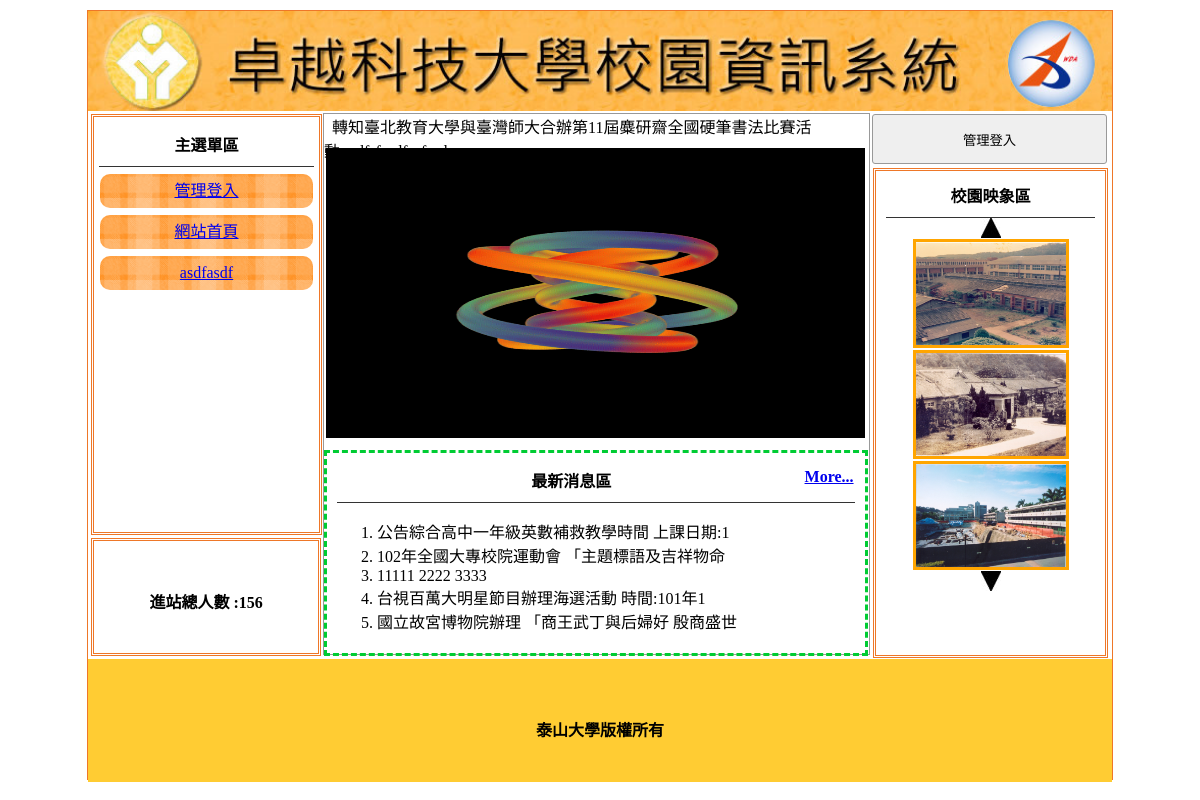
The page / on the database its author committed.
### tables this page shows
CREATE TABLE `title` (
  `id` int(10) UNSIGNED NOT NULL,
  `img` text NOT NULL,
  `text` text NOT NULL,
  `sh` int(1) NOT NULL
);

CREATE TABLE `menu` (
  `id` int(10) UNSIGNED NOT NULL,
  `href` text NOT NULL,
  `text` text NOT NULL,
  `sh` int(1) NOT NULL,
  `main_id` int(10) UNSIGNED NOT NULL
);

CREATE TABLE `total` (
  `id` int(10) UNSIGNED NOT NULL,
  `total` int(11) NOT NULL
);

CREATE TABLE `ad` (
  `id` int(10) UNSIGNED NOT NULL,
  `text` text NOT NULL,
  `sh` int(1) NOT NULL
);

CREATE TABLE `news` (
  `id` int(10) UNSIGNED NOT NULL,
  `text` text NOT NULL,
  `sh` int(1) NOT NULL
);

CREATE TABLE `image` (
  `id` int(10) UNSIGNED NOT NULL,
  `img` text NOT NULL,
  `sh` int(1) NOT NULL
);

CREATE TABLE `bottom` (
  `id` int(10) UNSIGNED NOT NULL,
  `bottom` text NOT NULL
);

### api/db.php (called while the page is built, shortened)
<?php
class DB{
    protected $dsn="mysql:host=localhost;charset=utf8;dbname=db21";
    protected $pdo;
    protected $table;
    function __construct($table){
        $this->table=$table;
        $this->pdo=new PDO($this->dsn,'root','');
    }
    function all(...$arg){
        $sql="SELECT * FROM $this->table ";
        if(isset($arg[0])){
            if(is_array($arg[0])){
                $tmp=$this->a2s($arg[0]);
                $sql .= " WHERE ".join(" AND ",$tmp);
            }else{
                $sql .= $arg[0];
            }
        }
        if(isset($arg[1])){
            $sql .= $arg[1];
        }
        return $this->pdo->query($sql)->fetchAll(PDO::FETCH_ASSOC);
    }
    function count(...$arg){
        $sql="SELECT count(*) FROM $this->table ";
        if(isset($arg[0])){
            if(is_array($arg[0])){
                $tmp=$this->a2s($arg[0]);
                $sql .= " WHERE ".join(" AND ",$tmp);
            }else{
                $sql .= $arg[0];
            }
        }
        return $this->pdo->query($sql)->fetchColumn();
    }
    function find($arg){
        $sql="SELECT * FROM $this->table ";
        if(is_array($arg)){
            $tmp=$this->a2s($arg);
            $sql .= " WHERE ".join(" AND ",$tmp);
        }else{
            $sql .= " WHERE `id`='$arg'";
        }
        return $this->pdo->query($sql)->fetch(PDO::FETCH_ASSOC);
    }
protected function a2s($array){
    $tmp=[];
    foreach($array as $key => $val){
        $tmp[]="`$key`='$val'";
    }
    return $tmp;
}
}
$Title=new DB('title');
$Ad=new DB('ad');
$Image=new DB('image');
$News=new DB('news');
$Menu=new DB('menu');
$Total=new DB('total');
$Bottom=new DB('bottom');

### index.php (the view, shortened to what this page needs)
<?php include_once "api/db.php";?>
<!DOCTYPE html PUBLIC "-//W3C//DTD XHTML 1.0 Transitional//EN" "http://www.w3.org/TR/xhtml1/DTD/xhtml1-transitional.dtd">
<html xmlns="http://www.w3.org/1999/xhtml"><head><meta http-equiv="Content-Type" content="text/html; charset=UTF-8">
<link href="./css/css.css" rel="stylesheet" type="text/css">
</head>
<body>
	<div id="main">
    	<?php $title=$Title->find(['sh'=>1]);?>
    	<a title="<?= $title['text']; ?>" href="index.php">
			<div class="ti" style="background:url(&#39;upload/<?= $title['img']; ?>&#39;); background-size:cover;"></div>
		</a>
        	<div id="ms">
             	<div id="lf" style="float:left;">
            		<div id="menuput" class="dbor">
                    <span class="t botli">主選單區</span>
					<?php
					$mains=$Menu->all(['sh'=>1,'main_id'=>0]);
					foreach($mains as $main):?>
						<div class='mainmu cent'>
							<a href="<?= $main['href'] ?>"><?= $main['text'] ?></a>
						</div>
					<?php endforeach;?>
                    </div>
                    <div class="dbor" style="margin:3px; width:95%; height:20%; line-height:100px;">
                    	<span class="t">進站總人數 :<?= $Total->find(1)['total'] ?></span>
                    </div>
        		</div>
				<?php
				$do=$_GET['do']??"main";
				$file="front/$do.php";
				if(file_exists($file)){
					include $file;
				}else{
					include "front/main.php";
				}
				?>
                     <div class="di di ad" style="height:540px; width:23%; padding:0px; margin-left:22px; float:left; ">
                	<button style="width:100%; margin-left:auto; margin-right:auto; margin-top:2px; height:50px;" onclick="lo(&#39;?do=login&#39;)">管理登入</button>
                	<div style="width:89%; height:480px;" class="dbor">
                    	<span class="t botli">校園映象區</span>
						<div class="cent"><img src="icon/up.jpg" onclick="pp(1)"></div>
						<?php
							$imgs=$Image->all(['sh'=>1]);
							foreach($imgs as $idx => $img):
						?>
							<div class="im cent" id="ssaa<?= $idx; ?>" >
								<img src="upload/<?= $img['img']; ?>" alt="" style="width:150px;height:103px;border:3px solid orange;margin:1px"></div>
						<?php endforeach;?>
						<div class="cent"><img src="icon/dn.jpg" onclick="pp(2)"></div>
                    </div>
                </div>
                            </div>
            	<div style="width:1024px; left:0px; position:relative; background:#FC3; margin-top:4px; height:123px; display:block;">
                	<span class="t" style="line-height:123px;"><?= $Bottom->find(1)['bottom'] ?></span>
                </div>
    </div>
</body></html>

### front/main.php (shortened to what this page needs)
                <div class="di" style="height:540px; border:#999 1px solid; width:53.2%; margin:2px 0px 0px 0px; float:left; position:relative; left:20px;">
<?php include "include/marquee.php";?>
                    <div style="height:32px; display:block;"></div>
                    <div style="width:100%; padding:2px; height:290px;">
                        <div id="mwww" loop="true" style="width:100%; height:100%;">
                        </div>
                    </div>
                    <div style="width:95%; padding:2px; height:190px; margin-top:10px; padding:5px 10px 5px 10px; border:#0C3 dashed 3px; position:relative;">
                        <span class="t botli">最新消息區
                            <a href="?do=news" style="float:right">
                                <?php
                                if($News->count(['sh'=>1])>5){
                                    echo "More...";
                                }
                                ?>
                            </a>
                        </span>
                        <ul class="ssaa" style="list-style-type:decimal;">
                            <?php
                            $news=$News->all(['sh'=>1]," limit 5");
                            foreach($news as $n):
                            ?>
                            <li><?= mb_substr($n['text'],0,25); ?>
                            </li>
                            <?php endforeach;?>
                        </ul>
                    </div>
                </div>

### include/marquee.php (shortened to what this page needs)
      	                     <marquee scrolldelay="120" direction="left" style="position:absolute; width:100%; height:40px;">
          	                                        <?php
                  $ads=$Ad->all(['sh'=>1]);
                  foreach($ads as $ad){
                      echo $ad['text'];
                  }
              ?>
</marquee>

### css/css.css (style rules this page uses)
body { padding:0px; margin:0px; }
#main { width:1024px; height:768px; margin:10px auto 10px auto; border:#EE7728 1px solid; position:relative; }
.ti { width:100%; height:100px; position:relative; background-size:cover; background-repeat:no-repeat; }
.dbor { border:#EE7728 double 3px; margin:1px; padding:2px 10px 2px 10px; }
.t { font-weight:800; display:block; text-align:center; padding:10px 1px 10px 1px; }
.botli { border-bottom:#333 1px solid; }
.mainmu { position:relative; border-radius:10px; background:url(../icon/menu.fw.png) center no-repeat; background-size:cover; line-height:30px; padding:2px 10px 2px 10px; margin:7px 1px 7px 1px; }
#lf { height:540px; width:21%; display:inline-block; }
#menuput { width:100%; height:75%; position:relative; padding:5px; display:block; margin: 3px; }
.di { display:inline-block; }
.ad { margin:1px; padding:2px 10px 2px 10px; }
.cent { text-align:center; }
input,button { border:#999 1px solid; border-radius:3px; background:#EFEFEF; padding:5px; margin:3px; }

### rows shown on the page
title: img (picture)
menu: text "管理登入"
menu: text "網站首頁"
menu: text "asdfasdf"
total: total "156"
ad: text "轉知臺北教育大學與臺灣師大合辦第11屆麋研齋全國硬筆書法比賽活動"
ad: text "dfsfasdfasfsad"
news: text "公告綜合高中一年級英數補救教學時間 上課日期:1"
news: text "102年全國大專校院運動會 「主題標語及吉祥物命"
news: text "11111 2222 3333"
news: text "台視百萬大明星節目辦理海選活動 時間:101年1"
news: text "國立故宮博物院辦理 「商王武丁與后婦好 殷商盛世"
image: img (picture)
image: img (picture)
image: img (picture)
bottom: bottom "泰山大學版權所有"
